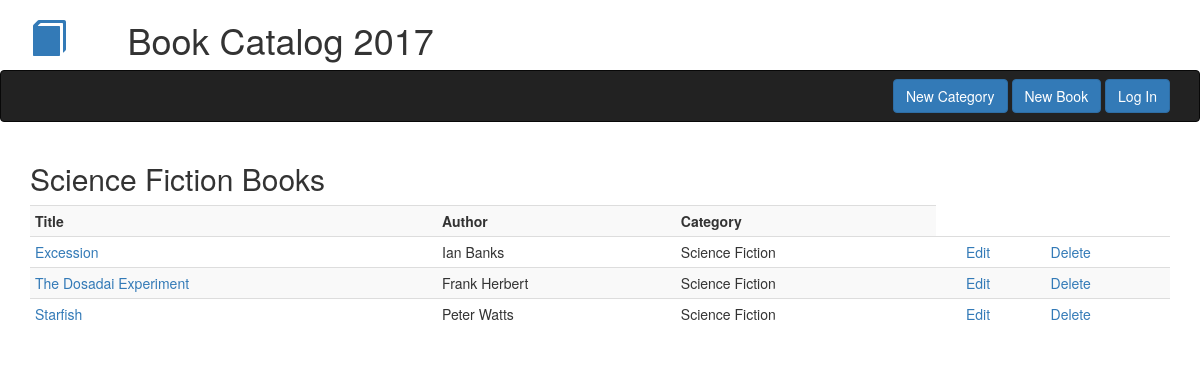
The app's page /categories/1/books-by-category, older data.
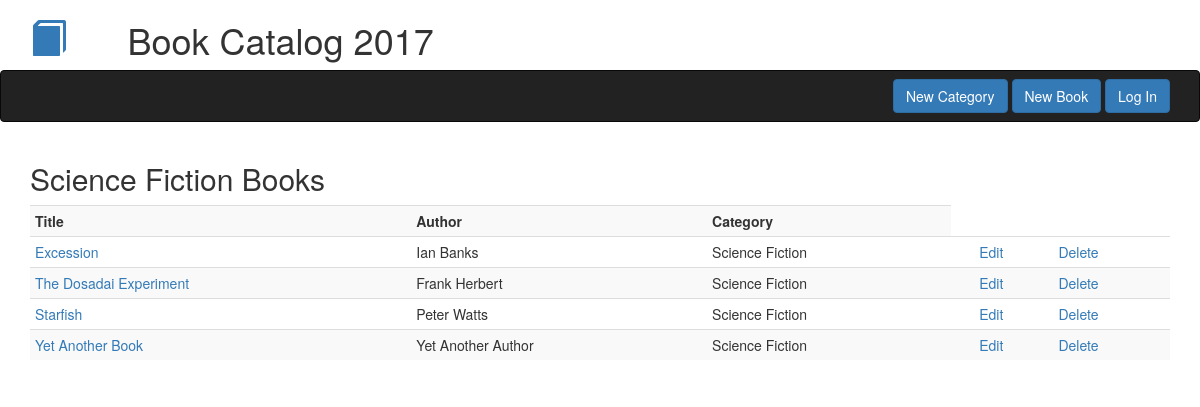
The same page, newer data.
### db_setup.py (models this page shows, shortened)
class Book(Base):
    __tablename__ = 'book'
    title = Column(String(80), nullable = False)
    id = Column(Integer, primary_key = True)
    subtitle = Column(String(250))
    author = Column(String(250), nullable = False)
    author2 = Column(String(250))
    description = Column(String(250))
    category_id = Column(Integer, ForeignKey('category.id'))
    category = relationship(Category)

class Category(Base):
    __tablename__ = 'category'
    name = Column(String(80), nullable = False)
    id = Column(Integer, primary_key = True)

### catalog.py (the view)
@app.route('/categories/<int:category_id>/books-by-category')
def listBooksByCategory(category_id):
    category = session.query(Category).filter_by(id = category_id).one()
    books = session.query(Book).filter_by(category_id = category_id)
    return render_template('books_by_category.html', books = books, category = category)

### templates/books_by_category.html
{% extends 'bootstrap/base.html' %}
{% block navbar %}{% include 'header_nav.html' %}{% endblock %}
{% block content %}
<div class='container'>
    <h2>{{ category.name }} Books</h2>
            <table class='table table-striped table-condensed'>
            <th>Title</th><th>Author</th><th>Category</th>
            {% for book in books %}
                <tr><td><a href="{{ url_for('singleBook', book_id = book.id) }}">{{ book.title }}</a></td><td>{{ book.author }}</td><td>{{ category.name }}</td><td>{{book.count}}</td>
                <td><a href="{{ url_for('editBook', book_id = book.id) }}">Edit</a></td><td><a href="{{ url_for('deleteBook', book_id = book.id) }}">Delete</a></td></tr>
            {% endfor %}
            </table>
</div>
{% endblock %}

Row changes from the older to the newer data that the page shows:
added Book: title "Yet Another Book", author "Yet Another Author", {{ category.name }} "Science Fiction"
